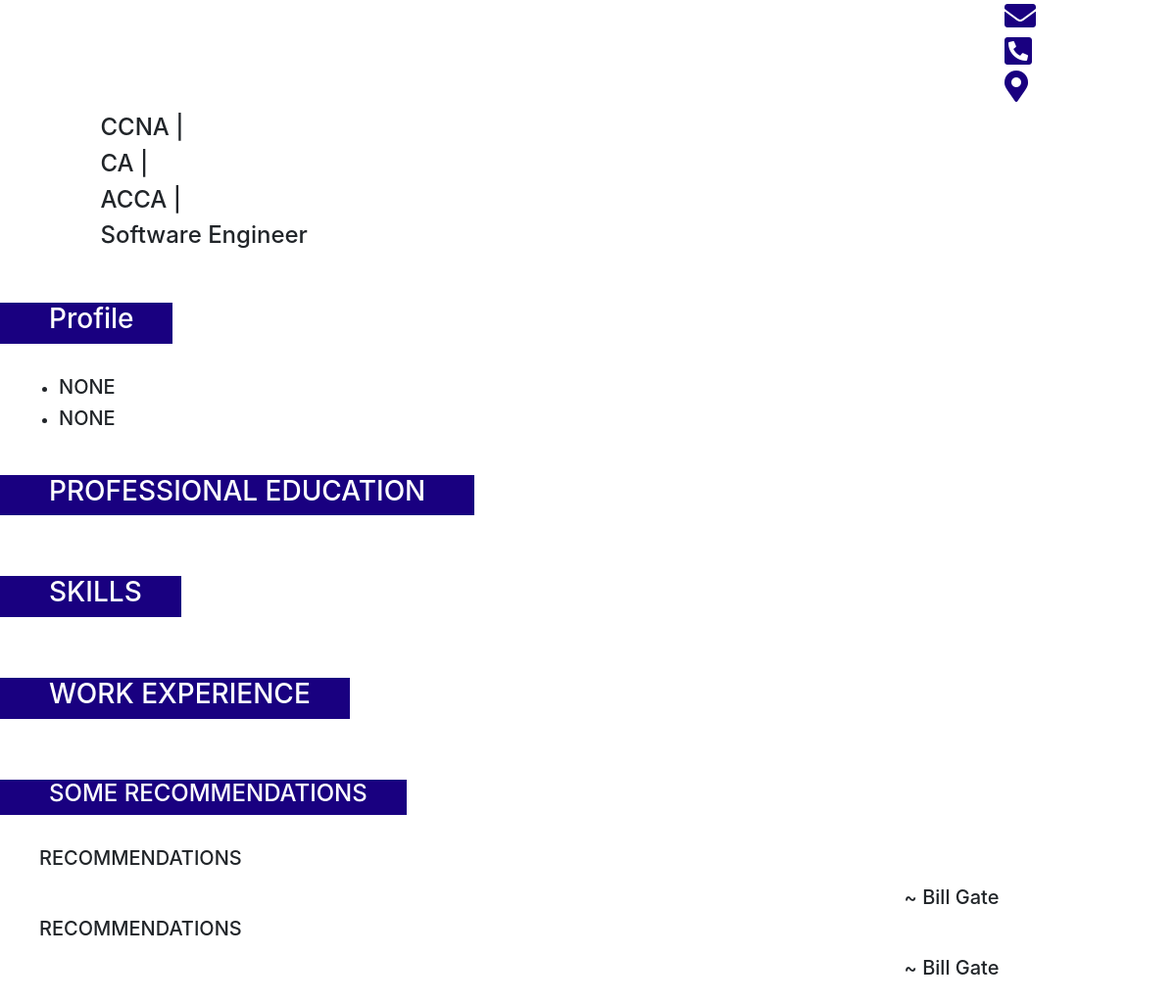
/dashboard/printcv/83 (signed in), run on the app's committed database.
### dashboard/models.py (models this page shows)
class ProfileCertificate(models.Model):
    cert = models.TextField(blank=True, max_length=50)

class ProfileProession(models.Model):
    profession = models.TextField(blank=True, max_length=50)

class Profileinfo(models.Model):
    info = models.TextField(blank=True, max_length=600)

class Recommendations(models.Model):
    recomend = models.TextField(blank=True, max_length=300)
    recomendby = models.TextField(blank=True, max_length=500)

### dashboard/views.py (the view)
# urls.py: path('printcv/<id>', views.printcv, name='printcv'),
def printcv(request, id):
    uid = request.user.id
    detail = Profile.objects.filter(user=request.user).first()
    cv = CV.objects.get(id=id, user=request.user)
    print(cv)
    return render(request, 'dashboard/CVwithPrint.html', {'detail': detail, 'id': uid, 'cv': cv})

### dashboard/templates/dashboard/CVwithPrint.html (shortened to what this page needs)
<!DOCTYPE html>
<html lang="en">
<head>
  <link rel="stylesheet" href="https://stackpath.bootstrapcdn.com/bootstrap/4.4.1/css/bootstrap.min.css">
  <link rel="stylesheet" href="https://pro.fontawesome.com/releases/v5.10.0/css/all.css"/>
</head>
<body>
<form  class="form-group " action="" method="post" enctype="multipart/form-data">
    <div class="row">
        <div class="col-10">
        </div>
        <div class="col-2" style="display: flex;text-align: center;margin-bottom: 4px;" >
            <i class="fas fa-envelope fa-2x" style="margin-right: 4px;color: #190080;"></i>
        </div>
    </div>
    <div class="row">
        <div class="col-10">
        </div>
        <div class="col-2" style="display: flex;text-align: center;margin-bottom: 4px;" >
            <i class="fas fa-phone-square-alt fa-2x" style="margin-right: 4px;color: #190080;"></i>
        </div>
    </div>
    <div class="row">
        <div class="col-10">
        </div>
        <div class="col-2" style="display: flex;text-align: center;margin-bottom: 4px;" >
            <i class="fas fa-map-marker-alt fa-2x" style="margin-right: 4px;color: #190080;"></i>
        </div>
    </div>
    <div class="row" >
    <div class="col-1">
      </div>
        <div class="col-6" >
            {% for cer in cv.certificate.all %}
                <h4>  {{  cer.cert }} | </h4>
            {% endfor %}
            {% for pro in cv.profession.all %}
                <h4>{{ pro.profession}}</h4>
            {% endfor %}
            <div class="row" style="margin-left: 1px ">
            </div>
        </div>
    </div>
    <label style="background-color: #190080;color: white;padding-left: 50px;padding-right:40px;margin-top: 30px; "><h3>Profile</h3></label><br><br>
    <div class="row">
        <div class="col-11" style="margin-left: 20px">
            <ul>
                {% for xy in cv.profinfo.all %}
                    <li><h5>{{ xy.info }}</h5></li>
                {% endfor %}
            </ul>
        </div>
    </div>
    <label style="background-color: #190080;color: white;padding-left: 50px;padding-right:50px;margin-top: 30px; "><h3>PROFESSIONAL EDUCATION</h3></label><br><br>
    <label style="background-color: #190080;color: white;padding-left: 50px;padding-right:40px;margin-top: 30px; "><h3>SKILLS</h3></label><br><br>
    <label style="background-color: #190080;color: white;padding-left: 50px;padding-right:40px;margin-top: 30px; "><h3>WORK EXPERIENCE</h3></label><br><br>
    <label style="background-color: #190080;color: white;padding-left: 50px;padding-right:40px;margin-top: 30px; "><h4>SOME RECOMMENDATIONS</h4></label><br><br>
    {% for rec in cv.recommend.all %}
                <div class="form-group" style="margin-left: 40px">
                    <h5>{{ rec.recomend }}</h5>
                </div>
                <div class="row">
                    <div class="col-9"></div>
                    <div class="col-3">
                        <h5> ~ {{rec.recomendby}}
                        </h5>
                    </div>
                </div>
            {% endfor %}
</form>
</body>
</html>

### data on the page
ProfileCertificate: cert "CCNA"
ProfileCertificate: cert "CA"
ProfileCertificate: cert "ACCA"
ProfileProession: profession "Software Engineer"
Profileinfo: info "NONE"
Profileinfo: info "NONE"
Recommendations: recomend "RECOMMENDATIONS", recomendby "Bill Gate"
Recommendations: recomend "RECOMMENDATIONS", recomendby "Bill Gate"
